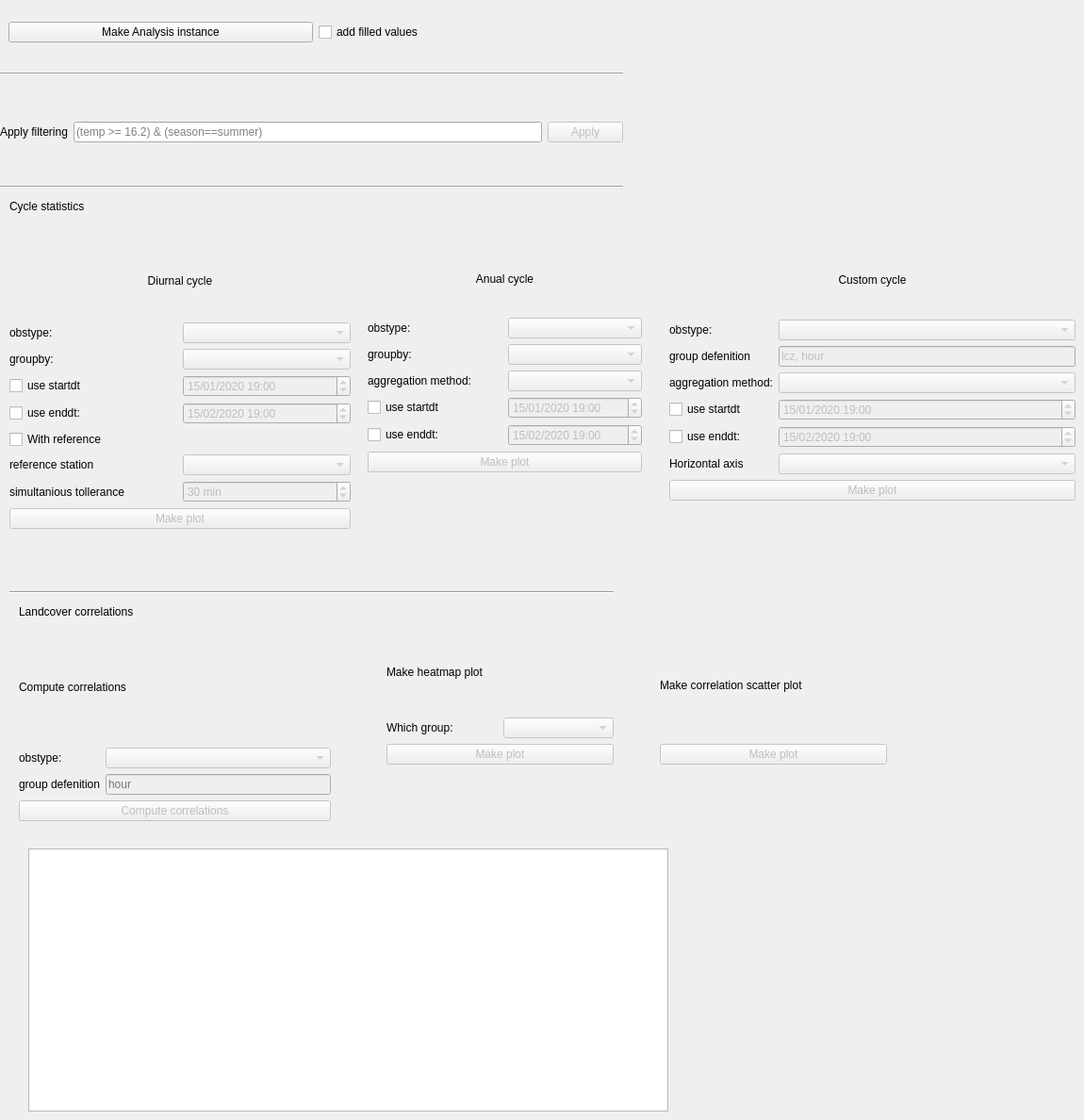
          <widget class="QWidget" name="tab_7">
           <attribute name="title">
            <string>Analysis</string>
           </attribute>
           <widget class="QWidget" name="horizontalLayoutWidget_37">
            <property name="geometry">
             <rect>
              <x>9</x>
              <y>9</y>
              <width>651</width>
              <height>51</height>
             </rect>
            </property>
            <layout class="QHBoxLayout" name="horizontalLayout_41">
             <item>
              <widget class="QPushButton" name="create_analysis">
               <property name="text">
                <string>Make Analysis instance</string>
               </property>
              </widget>
             </item>
             <item>
              <widget class="QCheckBox" name="use_filled_for_ana">
               <property name="text">
                <string>add filled values</string>
               </property>
              </widget>
             </item>
            </layout>
           </widget>
           <widget class="Line" name="line_6">
            <property name="geometry">
             <rect>
              <x>0</x>
              <y>70</y>
              <width>661</width>
              <height>16</height>
             </rect>
            </property>
            <property name="orientation">
             <enum>Qt::Horizontal</enum>
            </property>
           </widget>
           <widget class="QWidget" name="horizontalLayoutWidget_38">
            <property name="geometry">
             <rect>
              <x>0</x>
              <y>100</y>
              <width>661</width>
              <height>80</height>
             </rect>
            </property>
            <layout class="QHBoxLayout" name="horizontalLayout_42">
             <item>
              <widget class="QLabel" name="label_113">
               <property name="text">
                <string>Apply filtering</string>
               </property>
              </widget>
             </item>
             <item>
              <widget class="QLineEdit" name="filter_query">
               <property name="placeholderText">
                <string>(temp &gt;= 16.2) &amp; (season==summer)</string>
               </property>
              </widget>
             </item>
             <item>
              <widget class="QPushButton" name="apply_filter">
               <property name="enabled">
                <bool>false</bool>
               </property>
               <property name="text">
                <string>Apply</string>
               </property>
              </widget>
             </item>
            </layout>
           </widget>
           <widget class="Line" name="line_10">
            <property name="geometry">
             <rect>
              <x>0</x>
              <y>190</y>
              <width>661</width>
              <height>16</height>
             </rect>
            </property>
            <property name="orientation">
             <enum>Qt::Horizontal</enum>
            </property>
           </widget>
           <widget class="QWidget" name="verticalLayoutWidget_4">
            <property name="geometry">
             <rect>
              <x>10</x>
              <y>260</y>
              <width>362</width>
              <height>301</height>
             </rect>
            </property>
            <layout class="QVBoxLayout" name="verticalLayout_10">
             <item>
              <widget class="QLabel" name="label_123">
               <property name="text">
                <string>Diurnal cycle</string>
               </property>
               <property name="alignment">
                <set>Qt::AlignCenter</set>
               </property>
              </widget>
             </item>
             <item>
              <layout class="QGridLayout" name="gridLayout_19">
               <item row="6" column="1">
                <widget class="QSpinBox" name="ref_tollerance">
                 <property name="enabled">
                  <bool>false</bool>
                 </property>
                 <property name="suffix">
                  <string> min</string>
                 </property>
                 <property name="minimum">
                  <number>1</number>
                 </property>
                 <property name="maximum">
                  <number>120</number>
                 </property>
                 <property name="singleStep">
                  <number>5</number>
                 </property>
                 <property name="value">
                  <number>30</number>
                 </property>
                </widget>
               </item>
               <item row="5" column="1">
                <widget class="QComboBox" name="refstation">
                 <property name="enabled">
                  <bool>false</bool>
                 </property>
                </widget>
               </item>
               <item row="6" column="0">
                <widget class="QLabel" name="label_141">
                 <property name="text">
                  <string>simultanious tollerance</string>
                 </property>
                </widget>
               </item>
               <item row="1" column="0">
                <widget class="QLabel" name="label_125">
                 <property name="text">
                  <string>groupby:</string>
                 </property>
                </widget>
               </item>
               <item row="2" column="1">
                <widget class="QDateTimeEdit" name="startdt_diurnal">
                 <property name="enabled">
                  <bool>false</bool>
                 </property>
                 <property name="dateTime">
                  <datetime>
                   <hour>19</hour>
                   <minute>0</minute>
                   <second>0</second>
                   <year>2020</year>
                   <month>1</month>
                   <day>15</day>
                  </datetime>
                 </property>
                 <property name="displayFormat">
                  <string>dd/MM/yyyy HH:mm</string>
                 </property>
                </widget>
               </item>
               <item row="2" column="0">
                <widget class="QCheckBox" name="startdt_check_diurnal">
                 <property name="text">
                  <string>use startdt</string>
                 </property>
                </widget>
               </item>
               <item row="4" column="0">
                <widget class="QCheckBox" name="refstation_check_diurnal">
                 <property name="text">
                  <string>With reference</string>
                 </property>
                </widget>
               </item>
               <item row="1" column="1">
                <widget class="QComboBox" name="groupby_diurnal">
                 <property name="enabled">
                  <bool>false</bool>
                 </property>
                </widget>
               </item>
               <item row="0" column="1">
                <widget class="QComboBox" name="obstype_diurnal">
                 <property name="enabled">
                  <bool>false</bool>
                 </property>
                </widget>
               </item>
               <item row="5" column="0">
                <widget class="QLabel" name="label_140">
                 <property name="text">
                  <string>reference station</string>
                 </property>
                </widget>
               </item>
               <item row="3" column="1">
                <widget class="QDateTimeEdit" name="enddt_diurnal">
                 <property name="enabled">
                  <bool>false</bool>
                 </property>
                 <property name="dateTime">
                  <datetime>
                   <hour>19</hour>
                   <minute>0</minute>
                   <second>0</second>
                   <year>2020</year>
                   <month>2</month>
                   <day>15</day>
                  </datetime>
                 </property>
                 <property name="displayFormat">
                  <string>dd/MM/yyyy HH:mm</string>
                 </property>
                </widget>
               </item>
               <item row="0" column="0">
                <widget class="QLabel" name="label_124">
                 <property name="text">
                  <string>obstype:</string>
                 </property>
                </widget>
               </item>
               <item row="3" column="0">
                <widget class="QCheckBox" name="enddt_check_diurnal">
                 <property name="text">
                  <string>use enddt:</string>
                 </property>
                </widget>
               </item>
              </layout>
             </item>
             <item>
              <widget class="QPushButton" name="plot_diurnal">
               <property name="enabled">
                <bool>false</bool>
               </property>
               <property name="text">
                <string>Make plot</string>
               </property>
              </widget>
             </item>
            </layout>
           </widget>
           <widget class="QLabel" name="label_122">
            <property name="geometry">
             <rect>
              <x>10</x>
              <y>210</y>
              <width>171</width>
              <height>17</height>
             </rect>
            </property>
            <property name="text">
             <string>Cycle statistics</string>
            </property>
           </widget>
           <widget class="QWidget" name="verticalLayoutWidget_5">
            <property name="geometry">
             <rect>
              <x>390</x>
              <y>260</y>
              <width>291</width>
              <height>241</height>
             </rect>
            </property>
            <layout class="QVBoxLayout" name="verticalLayout_11">
             <item>
              <widget class="QLabel" name="label_128">
               <property name="text">
                <string>Anual cycle</string>
               </property>
               <property name="alignment">
                <set>Qt::AlignCenter</set>
               </property>
              </widget>
             </item>
             <item>
              <layout class="QGridLayout" name="gridLayout_20">
               <item row="2" column="1">
                <widget class="QComboBox" name="agg_method_anual">
                 <property name="enabled">
                  <bool>false</bool>
                 </property>
                </widget>
               </item>
               <item row="1" column="0">
                <widget class="QLabel" name="label_129">
                 <property name="text">
                  <string>groupby:</string>
                 </property>
                </widget>
               </item>
               <item row="2" column="0">
                <widget class="QLabel" name="label_133">
                 <property name="text">
                  <string>aggregation method:</string>
                 </property>
                </widget>
               </item>
               <item row="1" column="1">
                <widget class="QComboBox" name="groupby_anual">
                 <property name="enabled">
                  <bool>false</bool>
                 </property>
                </widget>
               </item>
               <item row="0" column="1">
                <widget class="QComboBox" name="obstype_anual">
                 <property name="enabled">
                  <bool>false</bool>
                 </property>
                </widget>
               </item>
               <item row="0" column="0">
                <widget class="QLabel" name="label_130">
                 <property name="text">
                  <string>obstype:</string>
                 </property>
                </widget>
               </item>
               <item row="3" column="1">
                <widget class="QDateTimeEdit" name="startdt_anual">
                 <property name="enabled">
                  <bool>false</bool>
                 </property>
                 <property name="dateTime">
                  <datetime>
                   <hour>19</hour>
                   <minute>0</minute>
                   <second>0</second>
                   <year>2020</year>
                   <month>1</month>
                   <day>15</day>
                  </datetime>
                 </property>
                 <property name="displayFormat">
                  <string>dd/MM/yyyy HH:mm</string>
                 </property>
                </widget>
               </item>
               <item row="4" column="1">
                <widget class="QDateTimeEdit" name="enddt_anual">
                 <property name="enabled">
                  <bool>false</bool>
                 </property>
                 <property name="dateTime">
                  <datetime>
                   <hour>19</hour>
                   <minute>0</minute>
                   <second>0</second>
                   <year>2020</year>
                   <month>2</month>
                   <day>15</day>
                  </datetime>
                 </property>
                 <property name="displayFormat">
                  <string>dd/MM/yyyy HH:mm</string>
                 </property>
                </widget>
               </item>
               <item row="3" column="0">
                <widget class="QCheckBox" name="startdt_check_anual">
                 <property name="text">
                  <string>use startdt</string>
                 </property>
                </widget>
               </item>
               <item row="4" column="0">
                <widget class="QCheckBox" name="enddt_check_anual">
                 <property name="text">
                  <string>use enddt:</string>
                 </property>
                </widget>
               </item>
              </layout>
             </item>
             <item>
              <widget class="QPushButton" name="plot_anual">
               <property name="enabled">
                <bool>false</bool>
               </property>
               <property name="text">
                <string>Make plot</string>
               </property>
              </widget>
             </item>
            </layout>
           </widget>
           <widget class="QWidget" name="verticalLayoutWidget_6">
            <property name="geometry">
             <rect>
              <x>710</x>
              <y>260</y>
              <width>431</width>
              <height>271</height>
             </rect>
            </property>
            <layout class="QVBoxLayout" name="verticalLayout_12">
             <item>
              <widget class="QLabel" name="label_134">
               <property name="text">
                <string>Custom cycle</string>
               </property>
               <property name="alignment">
                <set>Qt::AlignCenter</set>
               </property>
              </widget>
             </item>
             <item>
              <layout class="QGridLayout" name="gridLayout_21">
               <item row="1" column="1">
                <widget class="QLineEdit" name="groupdef_custom">
                 <property name="enabled">
                  <bool>false</bool>
                 </property>
                 <property name="text">
                  <string>lcz, hour</string>
                 </property>
                 <property name="placeholderText">
                  <string>lcz, season, hour</string>
                 </property>
                </widget>
               </item>
               <item row="1" column="0">
                <widget class="QLabel" name="label_135">
                 <property name="text">
                  <string>group defenition</string>
                 </property>
                </widget>
               </item>
               <item row="0" column="0">
                <widget class="QLabel" name="label_137">
                 <property name="text">
                  <string>obstype:</string>
                 </property>
                </widget>
               </item>
               <item row="2" column="1">
                <widget class="QComboBox" name="agg_method_custom">
                 <property name="enabled">
                  <bool>false</bool>
                 </property>
                </widget>
               </item>
               <item row="0" column="1">
                <widget class="QComboBox" name="obstype_custom">
                 <property name="enabled">
                  <bool>false</bool>
                 </property>
                </widget>
               </item>
               <item row="2" column="0">
                <widget class="QLabel" name="label_139">
                 <property name="text">
                  <string>aggregation method:</string>
                 </property>
                </widget>
               </item>
               <item row="5" column="0">
                <widget class="QLabel" name="label_142">
                 <property name="text">
                  <string>Horizontal axis</string>
                 </property>
                </widget>
               </item>
               <item row="5" column="1">
                <widget class="QComboBox" name="haxis_custom">
                 <property name="enabled">
                  <bool>false</bool>
                 </property>
                </widget>
               </item>
               <item row="3" column="1">
                <widget class="QDateTimeEdit" name="startdt_custom">
                 <property name="enabled">
                  <bool>false</bool>
                 </property>
                 <property name="dateTime">
                  <datetime>
                   <hour>19</hour>
                   <minute>0</minute>
                   <second>0</second>
                   <year>2020</year>
                   <month>1</month>
                   <day>15</day>
                  </datetime>
                 </property>
                 <property name="displayFormat">
                  <string>dd/MM/yyyy HH:mm</string>
                 </property>
                </widget>
               </item>
               <item row="4" column="1">
                <widget class="QDateTimeEdit" name="enddt_custom">
                 <property name="enabled">
                  <bool>false</bool>
                 </property>
                 <property name="dateTime">
                  <datetime>
                   <hour>19</hour>
                   <minute>0</minute>
                   <second>0</second>
                   <year>2020</year>
                   <month>2</month>
                   <day>15</day>
                  </datetime>
                 </property>
                 <property name="displayFormat">
                  <string>dd/MM/yyyy HH:mm</string>
                 </property>
                </widget>
               </item>
               <item row="3" column="0">
                <widget class="QCheckBox" name="startdt_check_custom">
                 <property name="text">
                  <string>use startdt</string>
                 </property>
                </widget>
               </item>
               <item row="4" column="0">
                <widget class="QCheckBox" name="enddt_check_custom">
                 <property name="text">
                  <string>use enddt:</string>
                 </property>
                </widget>
               </item>
              </layout>
             </item>
             <item>
              <widget class="QPushButton" name="plot_custom">
               <property name="enabled">
                <bool>false</bool>
               </property>
               <property name="text">
                <string>Make plot</string>
               </property>
              </widget>
             </item>
            </layout>
           </widget>
           <widget class="Line" name="line_11">
            <property name="geometry">
             <rect>
              <x>10</x>
              <y>620</y>
              <width>641</width>
              <height>16</height>
             </rect>
            </property>
            <property name="orientation">
             <enum>Qt::Horizontal</enum>
            </property>
           </widget>
           <widget class="QLabel" name="label_143">
            <property name="geometry">
             <rect>
              <x>20</x>
              <y>640</y>
              <width>191</width>
              <height>17</height>
             </rect>
            </property>
            <property name="text">
             <string>Landcover correlations</string>
            </property>
           </widget>
           <widget class="QWidget" name="verticalLayoutWidget_7">
            <property name="geometry">
             <rect>
              <x>20</x>
              <y>670</y>
              <width>331</width>
              <height>201</height>
             </rect>
            </property>
            <layout class="QVBoxLayout" name="verticalLayout_13">
             <item>
              <layout class="QGridLayout" name="gridLayout_22">
               <item row="1" column="0">
                <widget class="QLabel" name="label_144">
                 <property name="text">
                  <string>obstype:</string>
                 </property>
                </widget>
               </item>
               <item row="2" column="0">
                <widget class="QLabel" name="label_145">
                 <property name="text">
                  <string>group defenition</string>
                 </property>
                </widget>
               </item>
               <item row="2" column="1">
                <widget class="QLineEdit" name="cor_group_def">
                 <property name="enabled">
                  <bool>false</bool>
                 </property>
                 <property name="placeholderText">
                  <string>hour</string>
                 </property>
                </widget>
               </item>
               <item row="1" column="1">
                <widget class="QComboBox" name="cor_obstype">
                 <property name="enabled">
                  <bool>false</bool>
                 </property>
                </widget>
               </item>
               <item row="0" column="0" colspan="2">
                <widget class="QLabel" name="label_146">
                 <property name="text">
                  <string>Compute correlations</string>
                 </property>
                </widget>
               </item>
              </layout>
             </item>
             <item>
              <widget class="QPushButton" name="get_cor">
               <property name="enabled">
                <bool>false</bool>
               </property>
               <property name="text">
                <string>Compute correlations</string>
               </property>
              </widget>
             </item>
            </layout>
           </widget>
           <widget class="QWidget" name="verticalLayoutWidget_8">
            <property name="geometry">
             <rect>
              <x>410</x>
              <y>670</y>
              <width>241</width>
              <height>141</height>
             </rect>
            </property>
            <layout class="QVBoxLayout" name="verticalLayout_18">
             <item>
              <widget class="QLabel" name="label_147">
               <property name="text">
                <string>Make heatmap plot</string>
               </property>
              </widget>
             </item>
             <item>
              <layout class="QHBoxLayout" name="horizontalLayout_49">
               <item>
                <widget class="QLabel" name="label_148">
                 <property name="text">
                  <string>Which group:</string>
                 </property>
                </widget>
               </item>
               <item>
                <widget class="QComboBox" name="heat_cor_group">
                 <property name="enabled">
                  <bool>false</bool>
                 </property>
                </widget>
               </item>
              </layout>
             </item>
             <item>
              <widget class="QPushButton" name="make_heat_plot">
               <property name="enabled">
                <bool>false</bool>
               </property>
               <property name="text">
                <string>Make plot</string>
               </property>
              </widget>
             </item>
            </layout>
           </widget>
           <widget class="QWidget" name="verticalLayoutWidget_9">
            <property name="geometry">
             <rect>
              <x>700</x>
              <y>670</y>
              <width>241</width>
              <height>141</height>
             </rect>
            </property>
            <layout class="QVBoxLayout" name="verticalLayout_19">
             <item>
              <widget class="QLabel" name="label_149">
               <property name="text">
                <string>Make correlation scatter plot</string>
               </property>
              </widget>
             </item>
             <item>
              <widget class="QPushButton" name="make_scatter_plot">
               <property name="enabled">
                <bool>false</bool>
               </property>
               <property name="text">
                <string>Make plot</string>
               </property>
              </widget>
             </item>
            </layout>
           </widget>
           <widget class="QPlainTextEdit" name="prompt_analysis">
            <property name="geometry">
             <rect>
              <x>30</x>
              <y>900</y>
              <width>679</width>
              <height>279</height>
             </rect>
            </property>
           </widget>
          </widget>
